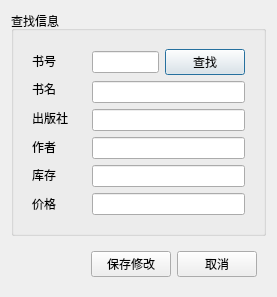
<?xml version="1.0" encoding="UTF-8"?>
<ui version="4.0">
 <class>searchDialog</class>
 <widget class="QDialog" name="searchDialog">
  <property name="geometry">
   <rect>
    <x>0</x>
    <y>0</y>
    <width>277</width>
    <height>276</height>
   </rect>
  </property>
  <property name="windowTitle">
   <string>查找与修改</string>
  </property>
  <layout class="QVBoxLayout" name="verticalLayout_3">
   <item>
    <widget class="QGroupBox" name="groupBox">
     <property name="title">
      <string>查找信息</string>
     </property>
     <layout class="QHBoxLayout" name="horizontalLayout">
      <item>
       <widget class="QWidget" name="widget" native="true">
        <layout class="QVBoxLayout" name="verticalLayout">
         <item>
          <widget class="QLabel" name="label">
           <property name="text">
            <string>书号</string>
           </property>
          </widget>
         </item>
         <item>
          <widget class="QLabel" name="label_2">
           <property name="text">
            <string>书名</string>
           </property>
          </widget>
         </item>
         <item>
          <widget class="QLabel" name="label_3">
           <property name="text">
            <string>出版社</string>
           </property>
          </widget>
         </item>
         <item>
          <widget class="QLabel" name="label_4">
           <property name="text">
            <string>作者</string>
           </property>
          </widget>
         </item>
         <item>
          <widget class="QLabel" name="label_5">
           <property name="text">
            <string>库存</string>
           </property>
          </widget>
         </item>
         <item>
          <widget class="QLabel" name="label_6">
           <property name="text">
            <string>价格</string>
           </property>
          </widget>
         </item>
        </layout>
       </widget>
      </item>
      <item>
       <widget class="QWidget" name="widget_2" native="true">
        <layout class="QVBoxLayout" name="verticalLayout_2">
         <item>
          <layout class="QHBoxLayout" name="horizontalLayout_3">
           <item>
            <widget class="QLineEdit" name="numEdit"/>
           </item>
           <item>
            <widget class="QPushButton" name="searchButton">
             <property name="text">
              <string>查找</string>
             </property>
            </widget>
           </item>
          </layout>
         </item>
         <item>
          <widget class="QLineEdit" name="nameEdit"/>
         </item>
         <item>
          <widget class="QLineEdit" name="pubEdit"/>
         </item>
         <item>
          <widget class="QLineEdit" name="autEdit"/>
         </item>
         <item>
          <widget class="QLineEdit" name="stockEdit"/>
         </item>
         <item>
          <widget class="QLineEdit" name="priceEdit"/>
         </item>
        </layout>
       </widget>
      </item>
     </layout>
    </widget>
   </item>
   <item>
    <spacer name="verticalSpacer">
     <property name="orientation">
      <enum>Qt::Vertical</enum>
     </property>
     <property name="sizeHint" stdset="0">
      <size>
       <width>20</width>
       <height>0</height>
      </size>
     </property>
    </spacer>
   </item>
   <item>
    <widget class="QWidget" name="widget_4" native="true">
     <layout class="QHBoxLayout" name="horizontalLayout_2">
      <item>
       <spacer name="horizontalSpacer">
        <property name="orientation">
         <enum>Qt::Horizontal</enum>
        </property>
        <property name="sizeHint" stdset="0">
         <size>
          <width>40</width>
          <height>20</height>
         </size>
        </property>
       </spacer>
      </item>
      <item>
       <widget class="QPushButton" name="okButton">
        <property name="text">
         <string>保存修改</string>
        </property>
       </widget>
      </item>
      <item>
       <widget class="QPushButton" name="cancelButton">
        <property name="text">
         <string>取消</string>
        </property>
       </widget>
      </item>
     </layout>
    </widget>
   </item>
  </layout>
 </widget>
 <resources/>
 <connections/>
</ui>
